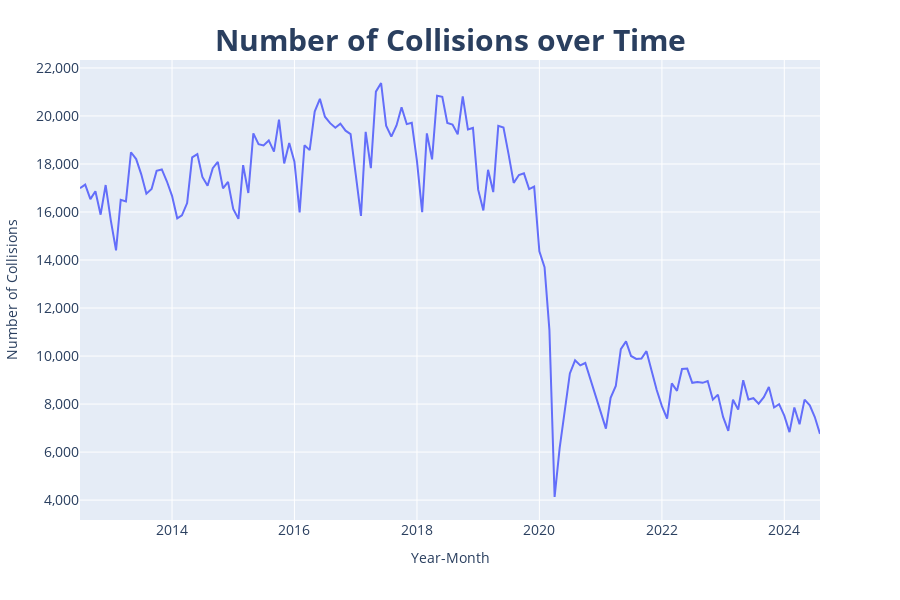

Notebook cell for this chart:
### Markdown cell above
Let's continue at the number of collisions over time to see how our trendline was changing. Is there any particular pattern?

### Code cell
# Group our data by year-month and sum it up.
graph_data = df.groupby(['crash_date_year_month']).size().reset_index(name='count')

# Create our line chart
fig = px.line(graph_data, x='crash_date_year_month', y='count')

# Update layout
fig.update_layout(
    xaxis_title = 'Year-Month',
    yaxis_title='Number of Collisions',
    title={
        'text': '<b>Number of Collisions over Time</b>',
        'font':{
            'size': 30
        },
        'x': 0.5,
        'xanchor': 'center',
        'yanchor': 'top'
    },
    height=600,
    xaxis_tickfont_size = 14,
    yaxis_tickfont_size = 14,
    yaxis_tickformat = ',',
    xaxis_tickmode = 'array'
)
fig.show()

### Figure 1 — Plotly figure (JSON) as saved in the notebook; plotly's stock layout.template omitted (floating-point values rounded to 4 significant figures; data arrays with more than 128 entries replaced by an {"elided": "..."} marker saying what was removed)
{"data": [{"hovertemplate": "crash_date_year_month=%{x}<br>count=%{y}<extra></extra>", "legendgroup": "", "line": {"color": "#636efa", "dash": "solid"}, "marker": {"symbol": "circle"}, "mode": "lines", "name": "", "orientation": "v", "showlegend": false, "type": "scatter", "x": {"elided": "146 str values"}, "xaxis": "x", "y": {"elided": "146 int values"}, "yaxis": "y"}], "layout": {"height": 600, "legend": {"tracegroupgap": 0}, "margin": {"t": 60}, "title": {"font": {"size": 30}, "text": "<b>Number of Collisions over Time</b>", "x": 0.5, "xanchor": "center", "yanchor": "top"}, "xaxis": {"anchor": "y", "domain": [0, 1], "tickfont": {"size": 14}, "tickmode": "array", "title": {"text": "Year-Month"}}, "yaxis": {"anchor": "x", "domain": [0, 1], "tickfont": {"size": 14}, "tickformat": ",", "title": {"text": "Number of Collisions"}}}}
